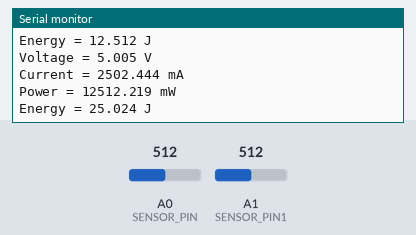
A sketch run on a simulated Arduino Uno, built with avr-gcc and run on an emulated ATmega328P. Parts: the last lines printed to the serial monitor. Inputs (shaded band) come from the test bench; at power-on: A0 (SENSOR_PIN) = 512, A1 (SENSOR_PIN1) = 512.

Above: at 1.8 s.
1.9 s: A0 (SENSOR_PIN) set to 716
At 2.9 s:
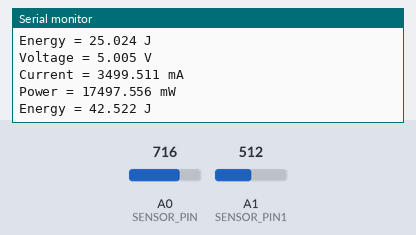
3.4 s: A1 (SENSOR_PIN1) set to 716
At 4.7 s:
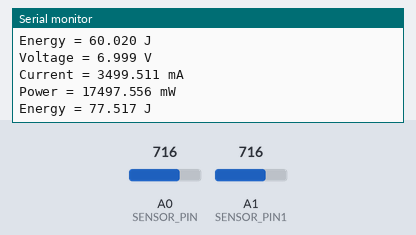
4.9 s: A0 (SENSOR_PIN) set to 900
At 5.9 s:
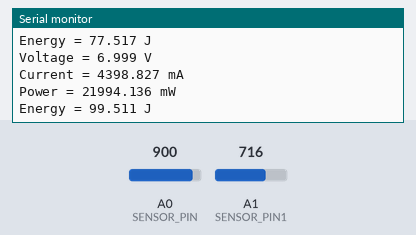
6.4 s: A1 (SENSOR_PIN1) set to 900
At 8.0 s:
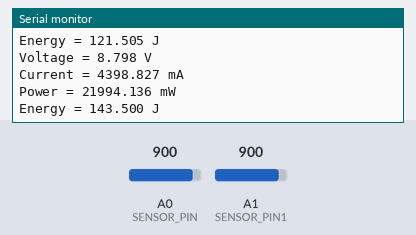
Timing chart, 0 to 8.9 s (numbered marks = the images above; inputs shaded):
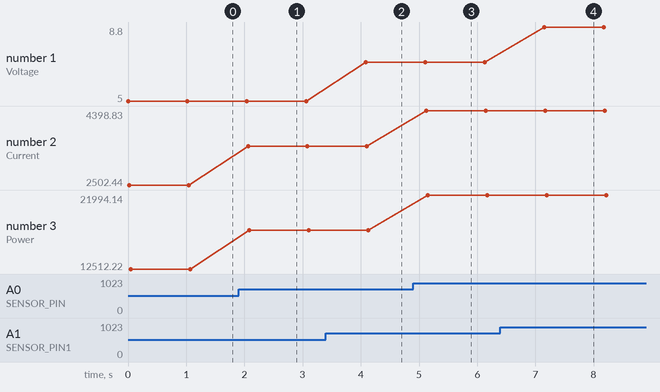

Measured:
- after the input at 1.9 s, the serial monitor: prints a new line after 0.16 s (image 1)
- after the input at 3.4 s, the serial monitor: prints a new line after 0.69 s (image 2)
- after the input at 4.9 s, the serial monitor: prints a new line after 0.23 s (image 3)
- after the input at 6.4 s, the serial monitor: prints a new line after 0.75 s (image 4)
- plotted number 1: 5 → 7 after the input at 3.4 s, 7 → 8.8 after the input at 6.4 s
- plotted number 2: 2502.44 → 3499.51 after the input at 1.9 s, 3499.51 → 4398.83 after the input at 4.9 s
- plotted number 3: 12512.22 → 17497.56 after the input at 1.9 s, 17497.56 → 21994.14 after the input at 4.9 s

The sketch:

current_sensor.ino
```cpp
// (licence header left out)
// Constants
const int SENSOR_PIN = A0;  // Input pin for measuring Vout
const int SENSOR_PIN1 = A1;  // Input pin for measuring divided voltage
const float RS = 0.1;          // Shunt resistor value (in ohms)
const int VOLTAGE_REF = 5;  // Reference voltage for analog read

// Global Variables
float sensorValue;   // Variable to store value from analog read
float halvedVoltage;
float voltage;
float current;       // Calculated current value
float mCurrent;
float power;
float energy = 0;

void setup() {

  // Initialize serial monitor
  Serial.begin(9600);

}

void loop() {

  // Read a value from the INA169 board
  sensorValue = analogRead(SENSOR_PIN);
  halvedVoltage = analogRead(SENSOR_PIN1);

  voltage = halvedVoltage * (5/1023.0) * 2;

  // Remap the ADC value into a voltage number (5V reference)
  sensorValue = (sensorValue * VOLTAGE_REF) / 1023;

  // Follow the equation given by the INA169 datasheet to
  // determine the current flowing through RS. Assume RL = 10k
  // Is = (Vout x 1k) / (RS x RL)
  current = sensorValue / (10 * RS);
  mCurrent = current * 1000;

  power = mCurrent * VOLTAGE_REF;

  energy = energy + (power / 1000);

  // Output value (in amps) to the serial monitor to 3 decimal
  // places

  Serial.print("Voltage = ");
  Serial.print(voltage, 3);
  Serial.println(" V");
  Serial.print("Current = ");
  Serial.print(mCurrent, 3);
  Serial.println(" mA");
  Serial.print("Power = ");
  Serial.print(power, 3);
  Serial.println(" mW");
  Serial.print("Energy = ");
  Serial.print(energy, 3);
  Serial.println(" J");
  Serial.println("");

  // Delay program for a few milliseconds
  delay(1000);

}
```
